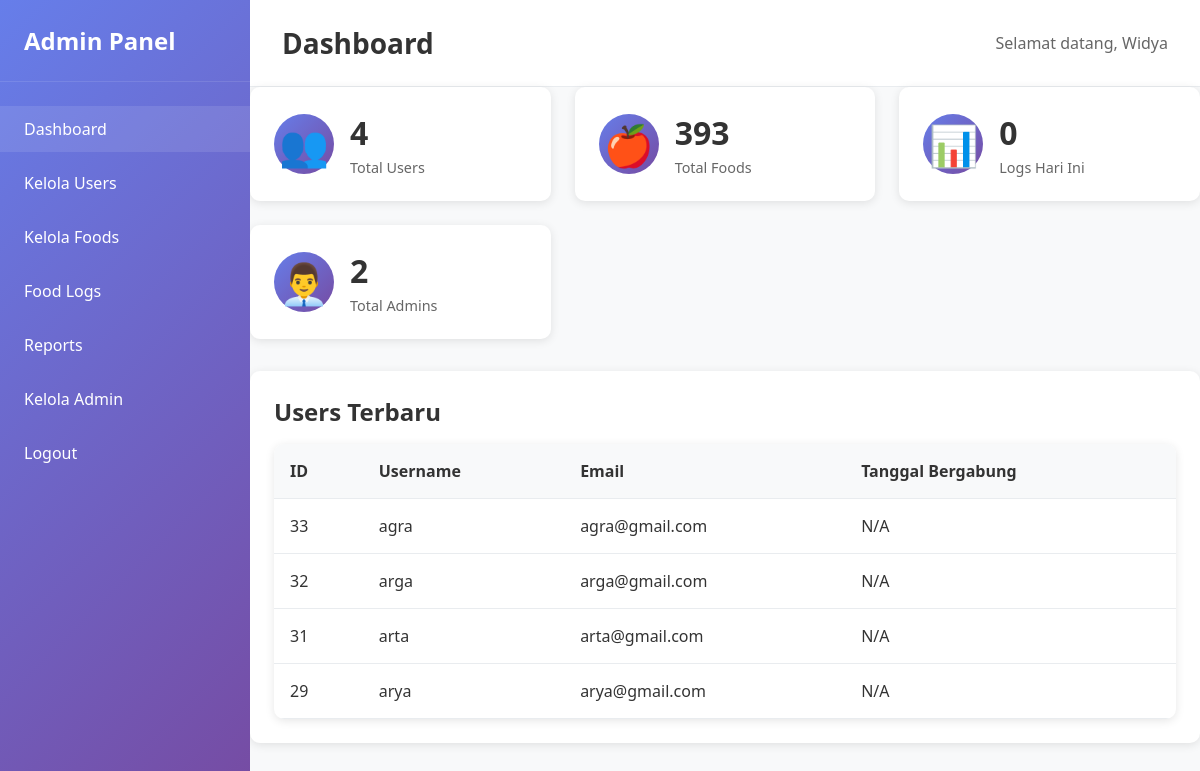
The page /dashboard1.php (signed in) on the database its author committed.
### tables this page shows
CREATE TABLE `users` (
  `id` int(11) NOT NULL,
  `username` varchar(50) NOT NULL,
  `password` varchar(255) NOT NULL,
  `email` varchar(100) NOT NULL,
  `height_cm` float NOT NULL,
  `weight_cm` float DEFAULT NULL,
  `gender` enum('male','female') NOT NULL DEFAULT 'male',
  `age` int(11) NOT NULL,
  `activity_level` enum('sedentary','lightly_active','moderately_active','very_active','extremely_active') DEFAULT NULL,
  `goal` enum('weight loss','maintenance','bulking') NOT NULL,
  `daily_calorie_limit` float NOT NULL DEFAULT 0,
  `daily_protein_limit` float NOT NULL DEFAULT 0,
  `daily_carb_limit` float NOT NULL DEFAULT 0
);

### config/session.php (called while the page is built, shortened)
<?php
function getAdminData() {
    if (isset($_SESSION['admin_data'])) {
        return $_SESSION['admin_data'];
    }
    return null;
}
?>

### dashboard1.php (the view, shortened to what this page needs)
<?php
require_once 'config/session.php';
$database = new Database();
$db = $database->getConnection();
$stats = [];
$query = "SELECT COUNT(*) as total FROM users";
$stmt = $db->prepare($query);
$stmt->execute();
$stats['total_users'] = $stmt->fetch(PDO::FETCH_ASSOC)['total'];
$query = "SELECT COUNT(*) as total FROM foods";
$stmt = $db->prepare($query);
$stmt->execute();
$stats['total_foods'] = $stmt->fetch(PDO::FETCH_ASSOC)['total'];
$query = "SELECT COUNT(*) as total FROM food_logs WHERE log_date = CURDATE()";
$stmt = $db->prepare($query);
$stmt->execute();
$stats['today_logs'] = $stmt->fetch(PDO::FETCH_ASSOC)['total'];
$query = "SELECT COUNT(*) as total FROM admins WHERE admin_status = 'active' AND admin_deleted_at IS NULL";
$stmt = $db->prepare($query);
$stmt->execute();
$stats['total_admins'] = $stmt->fetch(PDO::FETCH_ASSOC)['total'];
$query = "SELECT id, username, email, 'N/A' as join_date FROM users ORDER BY id DESC LIMIT 5";
$stmt = $db->prepare($query);
$stmt->execute();
$recent_users = $stmt->fetchAll(PDO::FETCH_ASSOC);
$admin_data = getAdminData();
?>
<!DOCTYPE html>
<html lang="id">
<head>
    <link rel="stylesheet" href="assets/css/admin.css">
</head>
<body>
    <div class="admin-layout">
        <nav class="sidebar">
            <div class="sidebar-header">
                <h2>Admin Panel</h2>
            </div>
            <ul class="sidebar-menu">
                <li><a href="dashboard1.php" class="active">Dashboard</a></li>
                <li><a href="users1.php">Kelola Users</a></li>
                <li><a href="foods1.php">Kelola Foods</a></li>
                <li><a href="food-logs1.php">Food Logs</a></li>
                <li><a href="reports1.php">Reports</a></li>
                <li><a href="admins1.php">Kelola Admin</a></li>
                <li><a href="logout1.php">Logout</a></li>
            </ul>
        </nav>
        <main class="main-content">
            <header class="content-header">
                <h1>Dashboard</h1>
                <div class="admin-info">
                    <span>Selamat datang, <?php echo htmlspecialchars($admin_data['admin_name']); ?></span>
                </div>
            </header>
            <div class="dashboard-content">
                <div class="stats-grid">
                    <div class="stat-card">
                        <div class="stat-icon">👥</div>
                        <div class="stat-info">
                            <h3><?php echo $stats['total_users']; ?></h3>
                            <p>Total Users</p>
                        </div>
                    </div>
                    <div class="stat-card">
                        <div class="stat-icon">🍎</div>
                        <div class="stat-info">
                            <h3><?php echo $stats['total_foods']; ?></h3>
                            <p>Total Foods</p>
                        </div>
                    </div>
                    <div class="stat-card">
                        <div class="stat-icon">📊</div>
                        <div class="stat-info">
                            <h3><?php echo $stats['today_logs']; ?></h3>
                            <p>Logs Hari Ini</p>
                        </div>
                    </div>
                    <div class="stat-card">
                        <div class="stat-icon">👨‍💼</div>
                        <div class="stat-info">
                            <h3><?php echo $stats['total_admins']; ?></h3>
                            <p>Total Admins</p>
                        </div>
                    </div>
                </div>
                <div class="dashboard-section">
                    <h2>Users Terbaru</h2>
                    <div class="table-container">
                        <table class="data-table">
                            <thead>
                                <tr>
                                    <th>ID</th>
                                    <th>Username</th>
                                    <th>Email</th>
                                    <th>Tanggal Bergabung</th>
                                </tr>
                            </thead>
                            <tbody>
                                <?php foreach ($recent_users as $user): ?>
                                <tr>
                                    <td><?php echo $user['id']; ?></td>
                                    <td><?php echo htmlspecialchars($user['username']); ?></td>
                                    <td><?php echo htmlspecialchars($user['email']); ?></td>
                                    <td><?php echo $user['join_date'] ?? 'N/A'; ?></td>
                                </tr>
                                <?php endforeach; ?>
                            </tbody>
                        </table>
                    </div>
                </div>
            </div>
        </main>
    </div>
</body>
</html>

### assets/css/admin.css (style rules this page uses)
* { margin: 0; padding: 0; box-sizing: border-box; }
body { font-family: "Segoe UI", Tahoma, Geneva, Verdana, sans-serif; background-color: #f5f5f5; color: #333; }
.admin-layout { display: flex; min-height: 100vh; }
.sidebar { width: 250px; background: linear-gradient(135deg, #667eea 0%, #764ba2 100%); color: white; position: fixed; height: 100vh; overflow-y: auto; }
.sidebar-header { padding: 1.5rem; border-bottom: 1px solid rgba(255, 255, 255, 0.1); }
.sidebar-header h2 { font-size: 1.5rem; font-weight: 600; }
.sidebar-menu { list-style: none; padding: 1rem 0; }
.sidebar-menu li { margin: 0.5rem 0; }
.sidebar-menu a { display: block; padding: 0.75rem 1.5rem; color: white; text-decoration: none; transition: background-color 0.3s; }
.sidebar-menu a:hover, .sidebar-menu a.active { background-color: rgba(255, 255, 255, 0.1); }
.main-content { flex: 1; margin-left: 250px; background-color: #f8f9fa; }
.content-header { background: white; padding: 1.5rem 2rem; border-bottom: 1px solid #e9ecef; display: flex; justify-content: space-between; align-items: center; }
.content-header h1 { font-size: 1.75rem; font-weight: 600; color: #333; }
.admin-info { color: #666; }
.dashboard-content { max-width: 1200px; }
.stats-grid { display: grid; grid-template-columns: repeat(auto-fit, minmax(250px, 1fr)); gap: 1.5rem; margin-bottom: 2rem; }
.stat-card { background: white; padding: 1.5rem; border-radius: 10px; box-shadow: 0 2px 10px rgba(0, 0, 0, 0.1); display: flex; align-items: center; gap: 1rem; }
.stat-icon { font-size: 2.5rem; width: 60px; height: 60px; display: flex; align-items: center; justify-content: center; background: linear-gradient(135deg, #667eea 0%, #764ba2 100%); border-radius: 50%; }
.stat-info h3 { font-size: 2rem; font-weight: 700; color: #333; margin-bottom: 0.25rem; }
.stat-info p { color: #666; font-size: 0.9rem; }
.dashboard-section { background: white; padding: 1.5rem; border-radius: 10px; box-shadow: 0 2px 10px rgba(0, 0, 0, 0.1); margin-bottom: 2rem; }
.dashboard-section h2 { margin-bottom: 1rem; color: #333; }
.table-container { background: white; border-radius: 10px; overflow: hidden; box-shadow: 0 2px 10px rgba(0, 0, 0, 0.1); }
.data-table { width: 100%; border-collapse: collapse; }
.data-table th, .data-table td { padding: 1rem; text-align: left; border-bottom: 1px solid #e9ecef; }
.data-table th { background-color: #f8f9fa; font-weight: 600; color: #333; }

### rows shown on the page
users: id "33", username "agra", email "agra@gmail.com", join_date "N/A"
users: id "32", username "arga", email "arga@gmail.com", join_date "N/A"
users: id "31", username "arta", email "arta@gmail.com", join_date "N/A"
users: id "29", username "arya", email "arya@gmail.com", join_date "N/A"

### other values the page prints
$admin_data['admin_name'] "Widya"
$stats['total_users'] "4"
$stats['total_foods'] "393"
$stats['today_logs'] "0"
$stats['total_admins'] "2"
